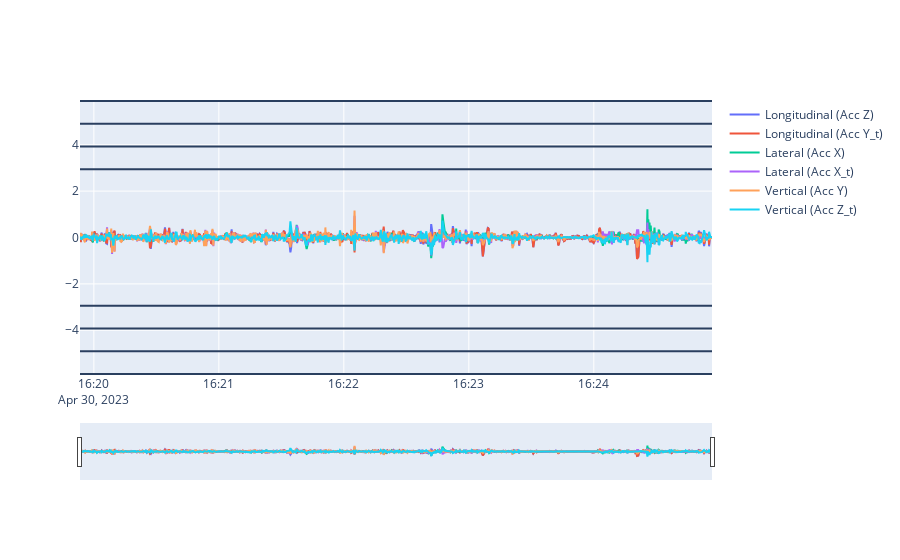

The notebook cell saved with this chart:
### Markdown cell above
### Calculate absolute acceleration

### Code cell
import numpy as np

# Calculate absolute acceleration
df["_accel_abs"] = np.sqrt(
    sum(
        [
            df["_accel_X_t"] ** 2,
            df["_accel_Y_t"] ** 2,
            df["_accel_Z_t"] ** 2,
        ]
    )
)

# Graph acceleration data
fig_acc = go.Figure()

fig_acc.add_trace(
    go.Scatter(x=df["timestamp"], y=df["accelerometerZ"], name="Longitudinal (Acc Z)")
)
fig_acc.add_trace(
    go.Scatter(x=df["timestamp"], y=df["_accel_Y_t"], name="Longitudinal (Acc Y_t)")
)
fig_acc.add_trace(
    go.Scatter(x=df["timestamp"], y=df["accelerometerX"], name="Lateral (Acc X)")
)
fig_acc.add_trace(
    go.Scatter(x=df["timestamp"], y=df["_accel_X_t"], name="Lateral (Acc X_t)")
)
fig_acc.add_trace(
    go.Scatter(x=df["timestamp"], y=df["accelerometerY"], name="Vertical (Acc Y)")
)
fig_acc.add_trace(
    go.Scatter(x=df["timestamp"], y=df["_accel_Z_t"], name="Vertical (Acc Z_t)")
)

fig_acc.add_hline(y=9.81 * 0.3)
fig_acc.add_hline(y=9.81 * 0.4)
fig_acc.add_hline(y=9.81 * 0.5)
fig_acc.add_hline(y=9.81 * 0.6)
fig_acc.add_hline(y=9.81 * -0.3)
fig_acc.add_hline(y=9.81 * -0.4)
fig_acc.add_hline(y=9.81 * -0.5)
fig_acc.add_hline(y=9.81 * -0.6)

fig_acc.update_layout(xaxis=dict(rangeslider=dict(visible=True), type="date"))

fig_acc.show()

### Figure 1 — Plotly figure (JSON) as saved in the notebook; plotly's stock layout.template omitted (floating-point values rounded to 4 significant figures; data arrays with more than 128 entries replaced by an {"elided": "..."} marker saying what was removed)
{"data": [{"name": "Longitudinal (Acc Z)", "type": "scatter", "x": {"elided": "883 str values"}, "y": {"elided": "883 float values"}}, {"name": "Longitudinal (Acc Y_t)", "type": "scatter", "x": {"elided": "883 str values"}, "y": {"elided": "883 float values"}}, {"name": "Lateral (Acc X)", "type": "scatter", "x": {"elided": "883 str values"}, "y": {"elided": "883 float values"}}, {"name": "Lateral (Acc X_t)", "type": "scatter", "x": {"elided": "883 str values"}, "y": {"elided": "883 float values"}}, {"name": "Vertical (Acc Y)", "type": "scatter", "x": {"elided": "883 str values"}, "y": {"elided": "883 float values"}}, {"name": "Vertical (Acc Z_t)", "type": "scatter", "x": {"elided": "883 str values"}, "y": {"elided": "883 float values"}}], "layout": {"shapes": [{"type": "line", "x0": 0, "x1": 1, "xref": "x domain", "y0": 2.943, "y1": 2.943, "yref": "y"}, {"type": "line", "x0": 0, "x1": 1, "xref": "x domain", "y0": 3.924, "y1": 3.924, "yref": "y"}, {"type": "line", "x0": 0, "x1": 1, "xref": "x domain", "y0": 4.905, "y1": 4.905, "yref": "y"}, {"type": "line", "x0": 0, "x1": 1, "xref": "x domain", "y0": 5.886, "y1": 5.886, "yref": "y"}, {"type": "line", "x0": 0, "x1": 1, "xref": "x domain", "y0": -2.943, "y1": -2.943, "yref": "y"}, {"type": "line", "x0": 0, "x1": 1, "xref": "x domain", "y0": -3.924, "y1": -3.924, "yref": "y"}, {"type": "line", "x0": 0, "x1": 1, "xref": "x domain", "y0": -4.905, "y1": -4.905, "yref": "y"}, {"type": "line", "x0": 0, "x1": 1, "xref": "x domain", "y0": -5.886, "y1": -5.886, "yref": "y"}], "xaxis": {"rangeslider": {"visible": true}, "type": "date"}}}
